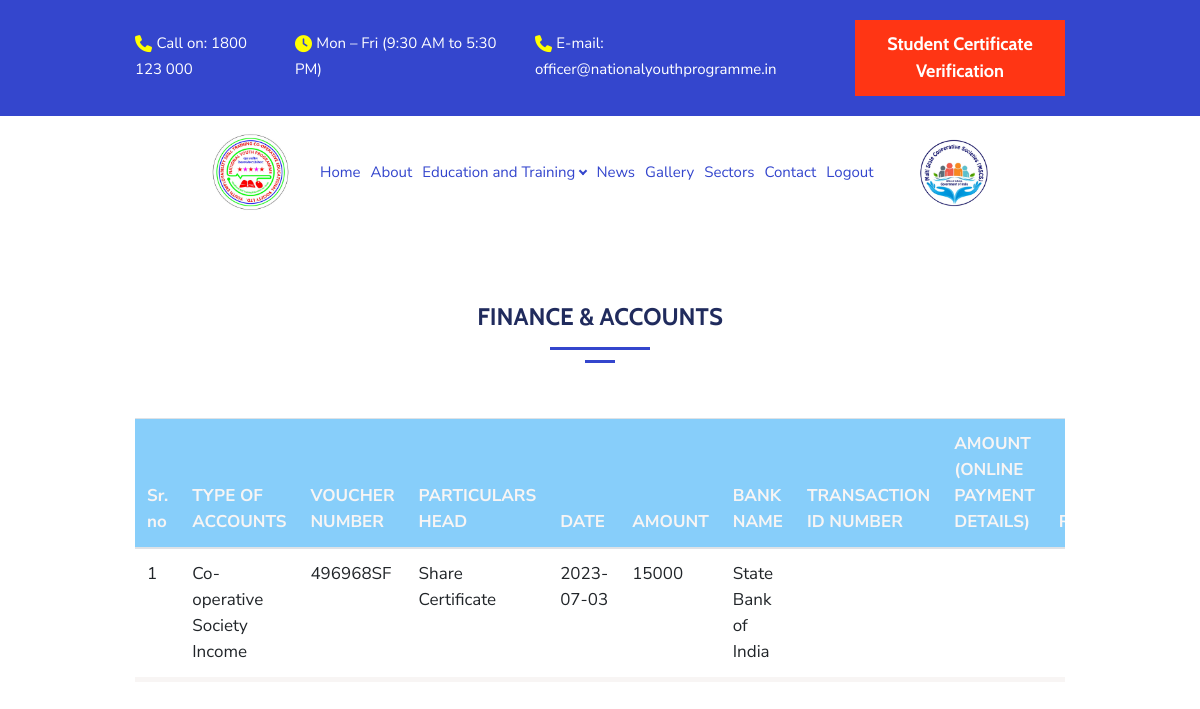
Screenshot of /e_finance_and_accounts (signed in) with the database file from the repository.
### nationalyouth/models.py (models this page shows, shortened)
class E_Office_Account(models.Model):
    type_of_account = models.ForeignKey(Type_of_Account, on_delete = models.CASCADE,null=True,blank=True) #select option filed
    voucher_number = models.CharField(max_length=250)
    particular_head = models.ForeignKey(Particulars_Head, on_delete = models.CASCADE,null=True,blank=True) #select option filed
    date = models.CharField(max_length=250)
    amount = models.CharField(max_length=250)
    bank_name = models.CharField(max_length=250)
    amount_detail = models.CharField(max_length=250)
    transaction_number = models.CharField(max_length=250)
    remark = models.CharField(max_length=250)
    name = models.CharField(max_length=250)
    college_name = models.ForeignKey(College_Name, on_delete = models.CASCADE,null=True,blank=True) #select option filed
    address = models.CharField(max_length=250)
    amount2 = models.CharField(max_length=250)
    file_referral_number = models.CharField(max_length=250)
    office_registration_number = models.CharField(max_length=250)
    pan_card_number = models.CharField(max_length=250)
    officer_incharge_name = models.CharField(max_length=250)
    secretary_name = models.CharField(max_length=250)
    officer_incharge_status = models.ForeignKey(Status, on_delete = models.CASCADE,null=True,blank=True,related_name='officer_incharge_status') #select option filed
    secretary_status = models.ForeignKey(Status, on_delete = models.CASCADE,null=True,blank=True,related_name='secretry_status') #select option filed
    remark_staff_approval = models.CharField(max_length=250)
    remark_officer_approval = models.CharField(max_length=250)
    office_referral_number = models.CharField(max_length=250)
    description = models.TextField(max_length=250,null=True)   # Doubt in field
    date_and_time = models.DateTimeField(auto_now_add=True)

class Type_of_Account(models.Model):
    type_of_account = models.CharField(max_length=250)
    date_and_time = models.DateTimeField(auto_now_add=True)

class Particulars_Head(models.Model):
    particular_head = models.CharField(max_length=250)
    date_and_time = models.DateTimeField(auto_now_add=True)
    def __str__(self):
        return self.particular_head

### nationalyouth/views.py (the view)
# urls.py: path('e_finance_and_accounts',e_finance_and_accounts,name='se_finance_and_accounts'),
def e_finance_and_accounts(request):
    all_e_finance_and_accounts = E_Office_Account.objects.all()
    data = {
        'all_e_finance_and_accounts':all_e_finance_and_accounts,
    }
    return render(request,'internal/e_finance_and_accounts.html',data)

### nationalyouth/templates/internal/e_finance_and_accounts.html (shortened to what this page needs)
{% extends 'Main/base.html' %} {% block main_content %} {% load static %}
<div class="phStickyWrap">
    {% include 'Main/header.html' %}
</div>
<body>
    <div class="d-lg-flex">
        <div class="container mb-16">
            <div class="row align-items-center justify-content-center">
                <div class="col-lg-12 col-md-12 col-sm-6 py-5 pt-15">
                    <center>
                        <h3>FINANCE & ACCOUNTS</h3>
                        <div style="display: flex; flex-direction: column; align-items: center;">
                            <div style="width: 100px; height: 3px; background-color: #3446CD; margin-bottom: 10px;">
                            </div>
                            <div style="width: 30px; height: 3px; background-color: #3446CD; margin-bottom: 55px;">
                            </div>
                        </div>
                    </center>
                  <section class="bg-light">
                    <div class="table-responsive" id="no-more-tables">
                        <table class="table bg-white">
                            <thead class="bg-dark text-light">
                                <tr>
                                    <th>Sr. no</th>
                                    <th>TYPE OF ACCOUNTS</th>
                                    <th>VOUCHER NUMBER</th>
                                    <th>PARTICULARS HEAD</th>
                                    <th>DATE</th>
                                    <th>AMOUNT</th>
                                    <th>BANK NAME</th>
                                    <th>TRANSACTION ID NUMBER</th>
                                    <th>AMOUNT (ONLINE PAYMENT DETAILS)</th>
                                    <th>REMARKS</th>
                                </tr>
                            </thead>
                            <tbody>
                                {% if all_e_finance_and_accounts %}
                                {% for finance_and_accounts in all_e_finance_and_accounts %}
                                <tr>
                                    <td>{{forloop.counter}}</td>
                                    <td>{{finance_and_accounts.type_of_account.type_of_account}}</td>
                                    <td>{{finance_and_accounts.voucher_number}}</td>
                                    <td>{{finance_and_accounts.particular_head}}</td>
                                    <td>{{finance_and_accounts.date}}</td>
                                    <td>{{finance_and_accounts.amount}}</td>
                                    <td>{{finance_and_accounts.bank_name}}</td>
                                </tr>
                                {% endfor %}
                                {% else %}
                                <h4>No Records !!</h4>
                                {% endif %}
                            </tbody>
                        </table>
                    </div>
                  </section>
                </div>
            </div>
        </div>
        {% endblock %}

### nationalyouth/static/main/css/responsive.css (style rules this page uses)
@media (min-width: 768px) { .phStickyWrap { min-height: 95px; } }
@media (min-width: 992px) { .phStickyWrap { min-height: 111px; } }

### rows the page displays
E_Office_Account: type_of_account.type_of_account "Co-operative Society Income", voucher_number "496968SF", particular_head "Share Certificate", date "2023-07-03", amount "15000", bank_name "State Bank of India"
